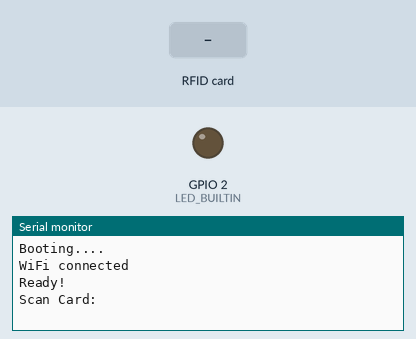
This sketch was run on a simulated ESP8266 (NodeMCU). On the bench: output pins drawn as LEDs (lit = HIGH, except the on-board LED, lit = LOW), the last lines printed to the serial monitor. The test bench sets the inputs (shaded band). WiFi joins after 1.5 s; servers stay silent unless stated.

Above: at 3.0 s.
3.1 s: RFID card AA BB CC DD held to the reader
At 3.8 s:
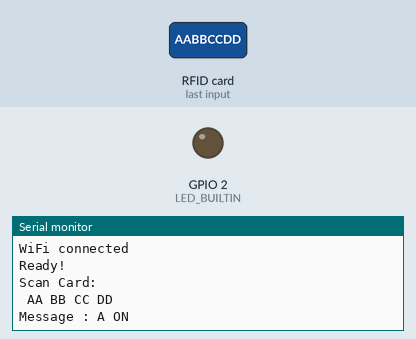
4.6 s: RFID card EE FF 00 00 held to the reader
At 6.5 s:
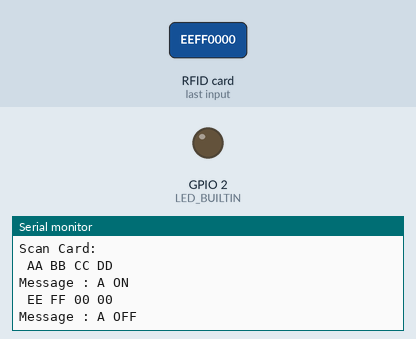
6.8 s: RFID card 5E 7A 19 C4 held to the reader
At 8.5 s:
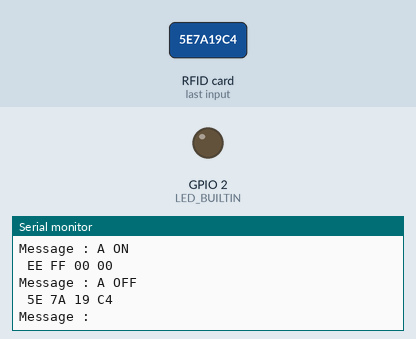

The sketch:

nodeMCU_RFID_CARD.ino
```cpp
#include <ESP8266WiFi.h>
#include <ESP8266WiFiMulti.h>
#include <SPI.h>
#include "MFRC522.h"
#include <ESP8266HTTPClient.h>

/* wiring the MFRC522 to ESP8266 (ESP-12) PIN CONNECTED
RST     = GPIO5   -> D1
SDA(SS) = GPIO4   -> D2
MOSI    = GPIO13  -> D7
MISO    = GPIO12  -> D6
SCK     = GPIO14  -> D5
GND     = GND     -> GND
3.3V    = 3.3V    -> 3.3V
*/

#define RST_PIN  5  // RST-PIN for RC522 - RFID - SPI - Modul GPIO5
#define SS_PIN  4  // SDA-PIN for RC522 - RFID - SPI - Modul GPIO4

const char *ssid =  "WIFISSID";     // change to your Network - cannot be longer than 32 characters!
const char *pass =  "PASSWORDWIFI"; // change to your password

MFRC522 mfrc522(SS_PIN, RST_PIN); // Create MFRC522 instance

void setup() {
  pinMode(LED_BUILTIN, OUTPUT);
  Serial.begin(9600);    // Initialize serial communications
  delay(250);
  Serial.println(F("Booting...."));

  SPI.begin();           // Init SPI bus
  mfrc522.PCD_Init();    // Init MFRC522

  WiFi.begin(ssid, pass);


  int retries = 0;
  while ((WiFi.status() != WL_CONNECTED) && (retries < 10)) {
    retries++;
    digitalWrite(LED_BUILTIN, LOW);
    delay(500);
    //Serial.print(".");
  }
  if (WiFi.status() == WL_CONNECTED) {
    Serial.println(F("WiFi connected"));
   digitalWrite(LED_BUILTIN, HIGH);
  }

  Serial.println(F("Ready!"));
  Serial.println(F("Scan Card:"));

}

void loop() {
  // Look for new cards
  if ( ! mfrc522.PICC_IsNewCardPresent()) {
    delay(50);
    return;
  }
  // Select one of the cards
  if ( ! mfrc522.PICC_ReadCardSerial()) {
    delay(50);
    return;
  }

HTTPClient http;
String content= "";
byte letter;

// Helper routine to dump a byte array as hex values to Serial

  for (byte i = 0; i < mfrc522.uid.size; i++) {

    Serial.print(mfrc522.uid.uidByte[i] < 0x10 ? " 0" : " ");
    Serial.print(mfrc522.uid.uidByte[i], HEX);
    content.concat(String(mfrc522.uid.uidByte[i] < 0x10 ? " 0" : " "));
    content.concat(String(mfrc522.uid.uidByte[i], HEX));

  }


Serial.println();
  Serial.print("Message : ");
  content.toUpperCase();
  if (content.substring(1) == "AA BB CC DD") //change here the UID of the card/cards that you want to give access
  {
    Serial.println("A ON");
    Serial.println();
    http.begin("http://url.com/code/ID1"); //HTTP
    int httpCode = http.GET();
    http.end();
    delay(2000);
  }

if (content.substring(1) == "EE FF 00 00")  {
    Serial.println("A OFF");
     http.begin("http://url.com/code/ID2"); //HTTP
     int httpCode = http.GET();
     http.end();
    delay(2000);
  }


}
```

Measured:
- after the input at 3.1 s, the serial monitor: prints a new line after 0.06 s (image 1)
- after the input at 4.6 s, the serial monitor: prints a new line after 0.76 s (image 2)
- after the input at 6.8 s, the serial monitor: prints a new line after 0.76 s (image 3)
